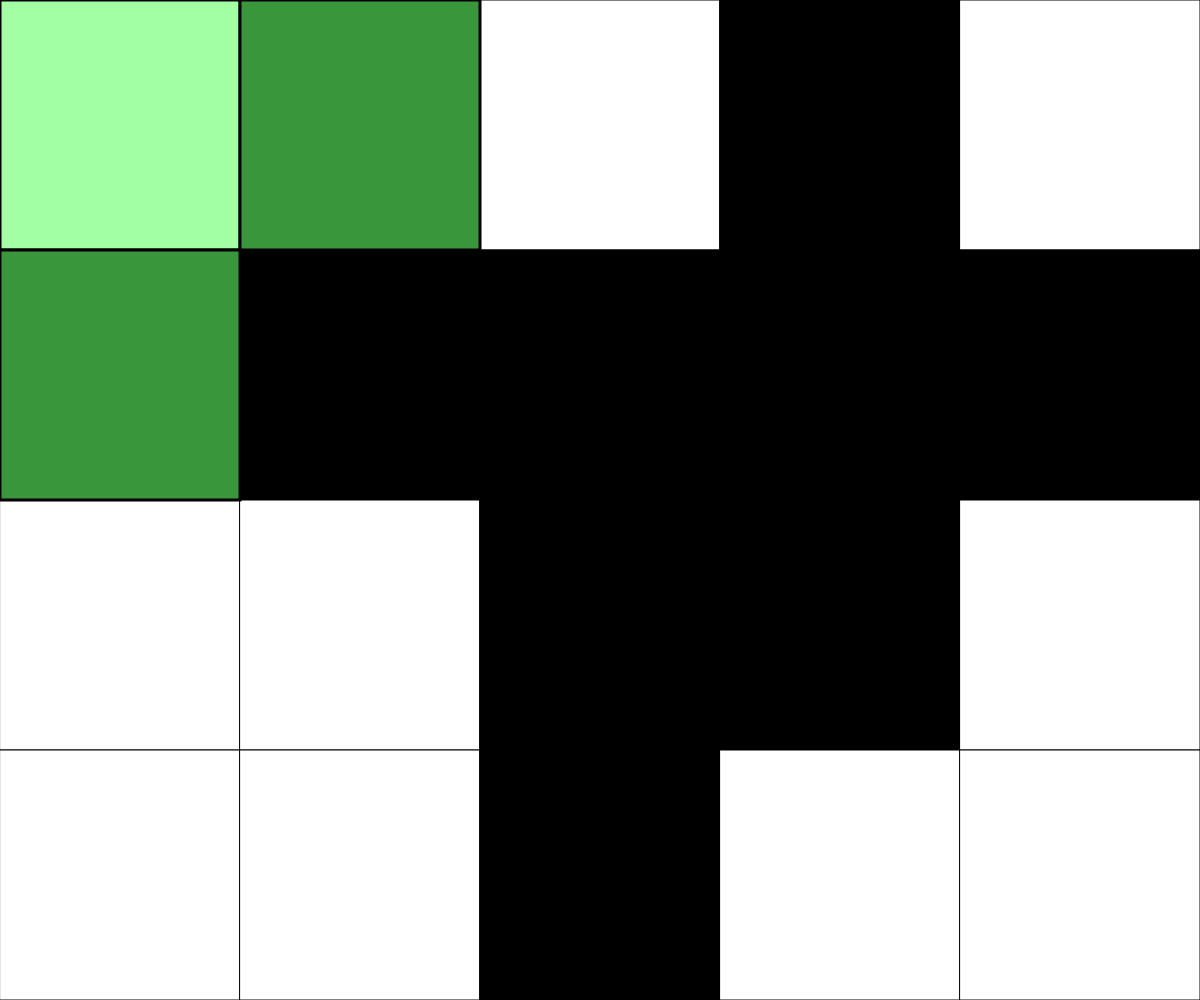
Frame 1 (no input)
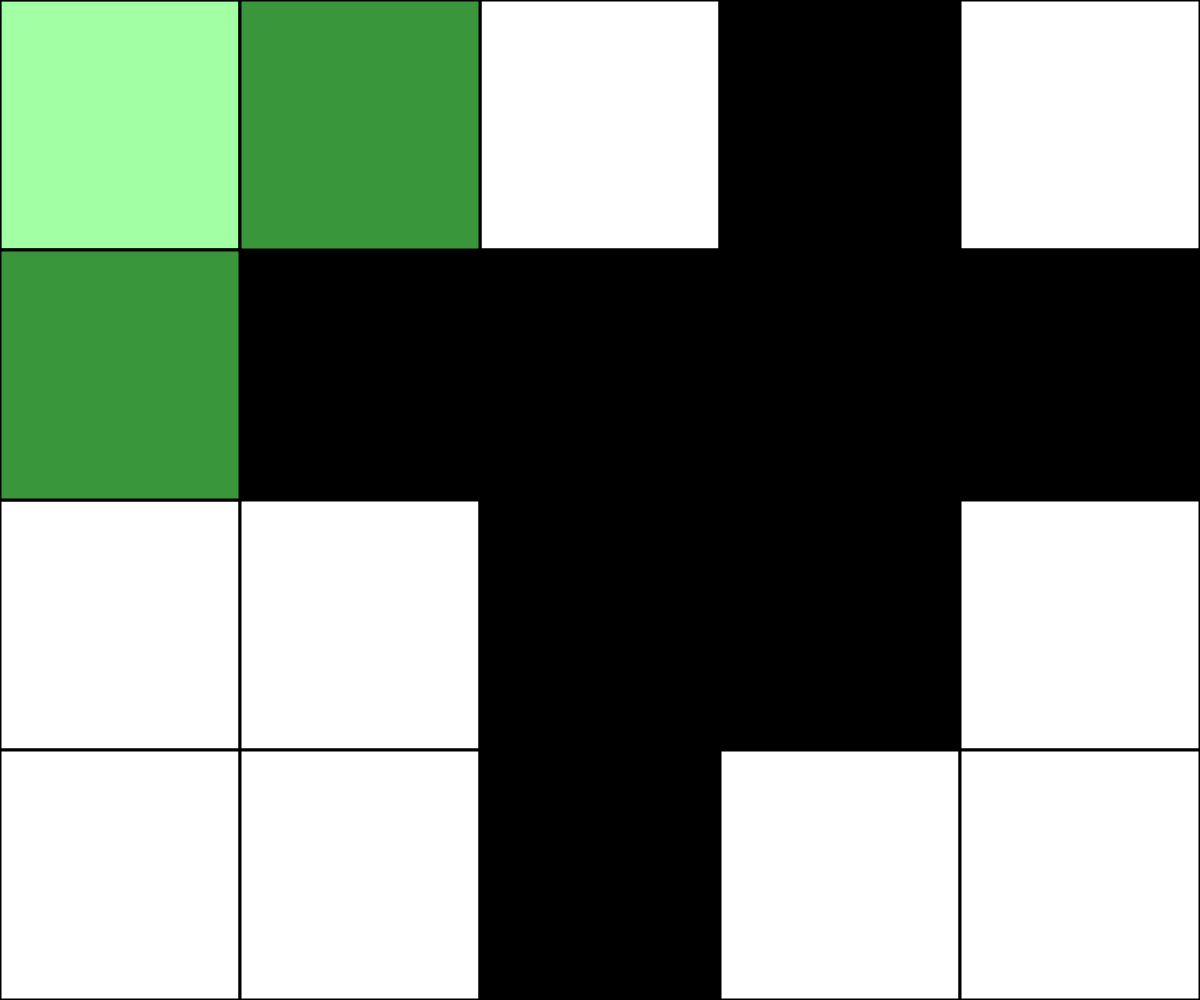
Frame 60 (no input)
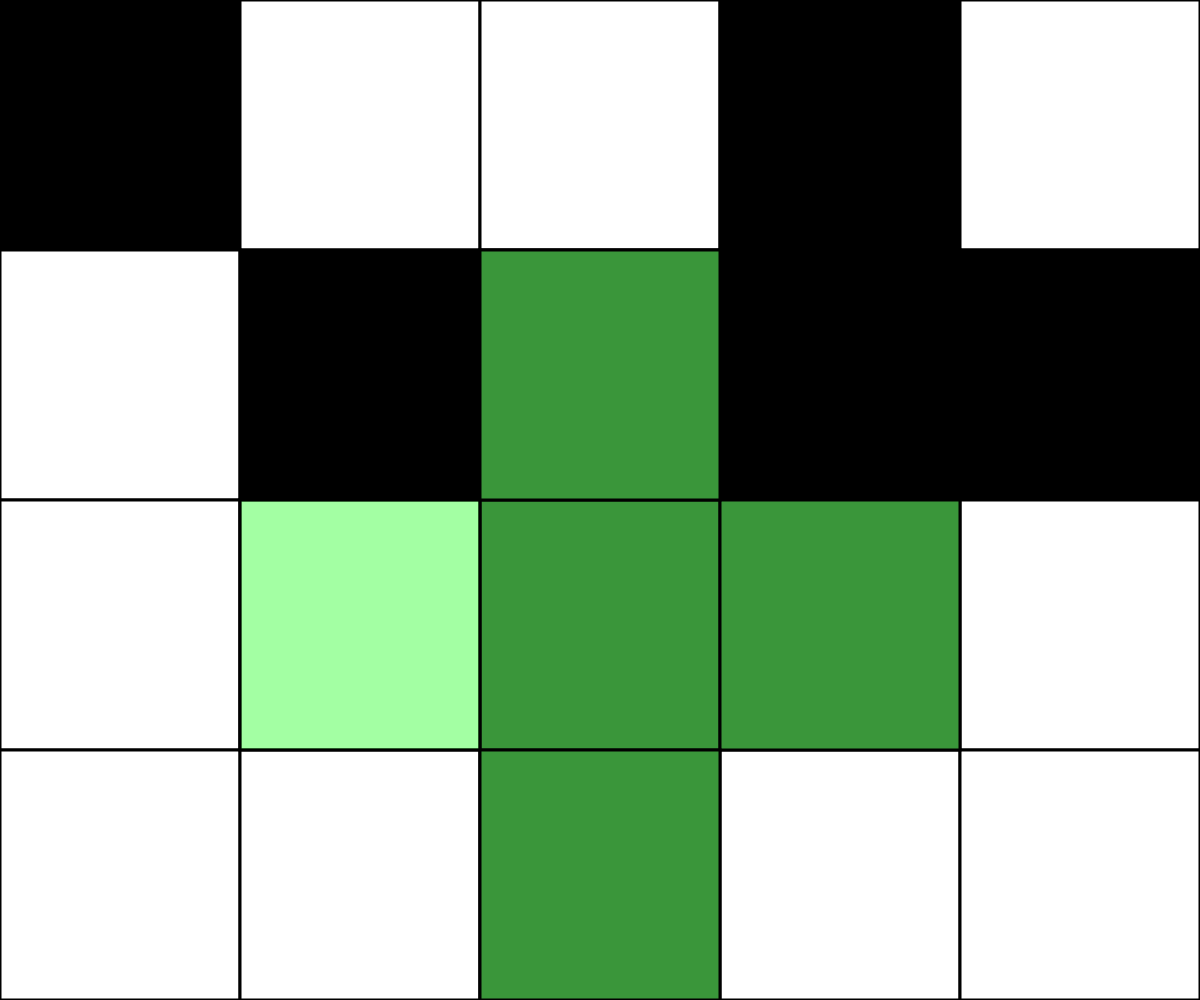
Frame 120 (the mouse pressed at the canvas centre since frame 60)

The p5.js sketch that drew these frames (run headless with seeded random() and noise() and a simulated clock; from frame 60 on, the mouse is pressed at the canvas centre):

// p5.js sketch
// ── sketch.js
// Puzzle Game
// Steven Huang
// November 4th, 2024
// CS30 P3
// Extra for Experts:
// - describe what you did to take this project "above and beyond"

// Grid Demo
const NUM_ROWS = 4;
const NUM_COLS = 5;
let rectWidth, rectHeight;
let currentRow, currentCol;
let currentFlipPattern = "cross";

let gridData = [[0, 0, 0, 255, 255],
  [255, 0, 255, 0, 255],
  [0, 255, 0, 0, 0],
  [0, 0, 255, 0, 255]];

function setup() {
  createCanvas(windowWidth, windowHeight);
  rectWidth = width / NUM_COLS;
  rectHeight = height / NUM_ROWS;

  updateGrid();

}

function updateGrid() {
  for (let y = 0; y < NUM_ROWS; y++) {
    for (let x = 0; x < NUM_COLS; x++) {
      gridData[y][x] = random([0, 255]);
    }
  }
}

function drawGrid() {
  // Render a Grid of Squares - fill color set 
  // According to data stored in 2D array.
  for (let y = 0; y < NUM_ROWS; y++) {
    for (let x = 0; x < NUM_COLS; x++) {
      fill(gridData[y][x]);
      rect(x * rectWidth, y * rectHeight, rectWidth, rectHeight);
    }
  }
}

function determineActiveSquare() {
  //An expression to run each frame and to determine
  //where the mouse is!
  currentRow = int(mouseY / rectHeight);
  currentCol = int(mouseX / rectWidth);
}

function mousePressed() {
  if (keyIsPressed && keyCode === SHIFT) {
    flip(currentCol, currentRow);//mouse
  }
  else {
    if (currentFlipPattern === "cross") {
      flip(currentCol, currentRow);//mouse
      flip(currentCol - 1, currentRow);//left
      flip(currentCol + 1, currentRow);//right
      flip(currentCol, currentRow - 1);//up
      flip(currentCol, currentRow + 1);//down
    }
    else {
      for (let y = -1; y < 1; y++) {
        for (let x = -1; x < 1; x++) {
          flip(currentCol - y, currentRow - x);
        }
      }
    }
  }
}

function flip(col, row) {
  if (col >= 0 && col < NUM_COLS && row >= 0 && row < NUM_ROWS) {
    if (gridData[row][col] === 0) {
      gridData[row][col] = 255;
    }
    else {
      gridData[row][col] = 0;
    }
  }
}

function winCondition() {
  let firstColour = gridData[0][0];
  for (let row of gridData) {
    for (let grid of row) {
      if (grid !== firstColour) {
        return false;
      }
    }
  }

  fill(255, 0, 0);
  textSize(60);
  textAlign(CENTER);
  text("You Win!", width / 2, height / 2);
}

function drawOverlay() {
  fill(100, 255, 100, 150); // Semi-transparent blue
  strokeWeight(3);


  if (currentFlipPattern === "cross") {
    rect(currentCol * rectWidth, currentRow * rectHeight, rectWidth, rectHeight); // Center
    if (currentCol > 0) {
      rect((currentCol - 1) * rectWidth, currentRow * rectHeight, rectWidth, rectHeight);
    }
    if (currentCol < NUM_COLS - 1) {
      rect((currentCol + 1) * rectWidth, currentRow * rectHeight, rectWidth, rectHeight);
    }
    if (currentRow > 0) {
      rect(currentCol * rectWidth, (currentRow - 1) * rectHeight, rectWidth, rectHeight);
    }
    if (currentRow < NUM_ROWS - 1) {
      rect(currentCol * rectWidth, (currentRow + 1) * rectHeight, rectWidth, rectHeight);
    }

  }
  else {
    for (let i = -1; i <= 0; i++) {
      for (let j = -1; j <= 0; j++) {
        let newCol = currentCol - i;
        let newRow = currentRow - j;
        if (newCol >= 0 && newCol < NUM_COLS && newRow >= 0 && newRow < NUM_ROWS) {
          rect(newCol * rectWidth, newRow * rectHeight, rectWidth, rectHeight);
        }
      }
    }
  }
}

function keyPressed() {
  if (key === ' ') {
    currentFlipPattern = currentFlipPattern === "cross" ? "square" : "cross";
  }
}

function draw() {
  //frameRate(5);
  background(220);
  determineActiveSquare();
  drawGrid();

  winCondition();
  drawOverlay();

  console.log(currentFlipPattern);
}

function windowResized() { // Resize window
  resizeCanvas(windowWidth, windowHeight);
}
